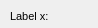
      <widget class="QWidget" name="page_52">
       <property name="geometry">
        <rect>
         <x>0</x>
         <y>0</y>
         <width>98</width>
         <height>28</height>
        </rect>
       </property>
       <attribute name="label">
        <string>Feature graphic design</string>
       </attribute>
       <widget class="QLineEdit" name="label_x">
        <property name="geometry">
         <rect>
          <x>110</x>
          <y>5</y>
          <width>160</width>
          <height>18</height>
         </rect>
        </property>
        <property name="text">
         <string/>
        </property>
       </widget>
       <widget class="QLineEdit" name="label_y">
        <property name="geometry">
         <rect>
          <x>110</x>
          <y>30</y>
          <width>160</width>
          <height>18</height>
         </rect>
        </property>
        <property name="text">
         <string/>
        </property>
       </widget>
       <widget class="QLineEdit" name="rotation">
        <property name="geometry">
         <rect>
          <x>410</x>
          <y>30</y>
          <width>160</width>
          <height>18</height>
         </rect>
        </property>
        <property name="text">
         <string/>
        </property>
       </widget>
       <widget class="QLineEdit" name="label_rotation">
        <property name="geometry">
         <rect>
          <x>110</x>
          <y>55</y>
          <width>160</width>
          <height>18</height>
         </rect>
        </property>
        <property name="text">
         <string/>
        </property>
       </widget>
       <widget class="QLabel" name="label_label_x">
        <property name="geometry">
         <rect>
          <x>10</x>
          <y>5</y>
          <width>90</width>
          <height>22</height>
         </rect>
        </property>
        <property name="font">
         <font>
          <pointsize>8</pointsize>
         </font>
        </property>
        <property name="frameShape">
         <enum>QFrame::NoFrame</enum>
        </property>
        <property name="frameShadow">
         <enum>QFrame::Plain</enum>
        </property>
        <property name="text">
         <string>Label x:</string>
        </property>
        <property name="textFormat">
         <enum>Qt::AutoText</enum>
        </property>
        <property name="scaledContents">
         <bool>false</bool>
        </property>
        <property name="alignment">
         <set>Qt::AlignLeading|Qt::AlignLeft|Qt::AlignVCenter</set>
        </property>
        <property name="margin">
         <number>3</number>
        </property>
       </widget>
       <widget class="QLabel" name="label_label_y">
        <property name="geometry">
         <rect>
          <x>10</x>
          <y>30</y>
          <width>90</width>
          <height>22</height>
         </rect>
        </property>
        <property name="font">
         <font>
          <pointsize>8</pointsize>
         </font>
        </property>
        <property name="frameShape">
         <enum>QFrame::NoFrame</enum>
        </property>
        <property name="frameShadow">
         <enum>QFrame::Plain</enum>
        </property>
        <property name="text">
         <string>Label y:</string>
        </property>
        <property name="textFormat">
         <enum>Qt::AutoText</enum>
        </property>
        <property name="scaledContents">
         <bool>false</bool>
        </property>
        <property name="alignment">
         <set>Qt::AlignLeading|Qt::AlignLeft|Qt::AlignVCenter</set>
        </property>
        <property name="margin">
         <number>3</number>
        </property>
       </widget>
       <widget class="QLabel" name="label_label_rotation">
        <property name="geometry">
         <rect>
          <x>10</x>
          <y>55</y>
          <width>90</width>
          <height>22</height>
         </rect>
        </property>
        <property name="font">
         <font>
          <pointsize>8</pointsize>
         </font>
        </property>
        <property name="frameShape">
         <enum>QFrame::NoFrame</enum>
        </property>
        <property name="frameShadow">
         <enum>QFrame::Plain</enum>
        </property>
        <property name="text">
         <string>Label rotation:</string>
        </property>
        <property name="textFormat">
         <enum>Qt::AutoText</enum>
        </property>
        <property name="scaledContents">
         <bool>false</bool>
        </property>
        <property name="alignment">
         <set>Qt::AlignLeading|Qt::AlignLeft|Qt::AlignVCenter</set>
        </property>
        <property name="margin">
         <number>3</number>
        </property>
       </widget>
       <widget class="QLabel" name="label_rotation">
        <property name="geometry">
         <rect>
          <x>310</x>
          <y>30</y>
          <width>90</width>
          <height>22</height>
         </rect>
        </property>
        <property name="font">
         <font>
          <pointsize>8</pointsize>
         </font>
        </property>
        <property name="frameShape">
         <enum>QFrame::NoFrame</enum>
        </property>
        <property name="frameShadow">
         <enum>QFrame::Plain</enum>
        </property>
        <property name="text">
         <string>Symbol rotation:</string>
        </property>
        <property name="textFormat">
         <enum>Qt::AutoText</enum>
        </property>
        <property name="scaledContents">
         <bool>false</bool>
        </property>
        <property name="alignment">
         <set>Qt::AlignLeading|Qt::AlignLeft|Qt::AlignVCenter</set>
        </property>
        <property name="margin">
         <number>3</number>
        </property>
       </widget>
       <widget class="QLineEdit" name="hemisphere">
        <property name="geometry">
         <rect>
          <x>410</x>
          <y>55</y>
          <width>160</width>
          <height>18</height>
         </rect>
        </property>
        <property name="text">
         <string/>
        </property>
       </widget>
       <widget class="QLabel" name="label_hemisphere">
        <property name="geometry">
         <rect>
          <x>310</x>
          <y>55</y>
          <width>90</width>
          <height>22</height>
         </rect>
        </property>
        <property name="font">
         <font>
          <pointsize>8</pointsize>
         </font>
        </property>
        <property name="frameShape">
         <enum>QFrame::NoFrame</enum>
        </property>
        <property name="frameShadow">
         <enum>QFrame::Plain</enum>
        </property>
        <property name="text">
         <string>Hemisphere:</string>
        </property>
        <property name="textFormat">
         <enum>Qt::AutoText</enum>
        </property>
        <property name="scaledContents">
         <bool>false</bool>
        </property>
        <property name="alignment">
         <set>Qt::AlignLeading|Qt::AlignLeft|Qt::AlignVCenter</set>
        </property>
        <property name="margin">
         <number>3</number>
        </property>
       </widget>
       <widget class="QLabel" name="label_svg">
        <property name="geometry">
         <rect>
          <x>310</x>
          <y>5</y>
          <width>90</width>
          <height>22</height>
         </rect>
        </property>
        <property name="font">
         <font>
          <pointsize>8</pointsize>
         </font>
        </property>
        <property name="frameShape">
         <enum>QFrame::NoFrame</enum>
        </property>
        <property name="frameShadow">
         <enum>QFrame::Plain</enum>
        </property>
        <property name="text">
         <string>Svg catalog:</string>
        </property>
        <property name="textFormat">
         <enum>Qt::AutoText</enum>
        </property>
        <property name="scaledContents">
         <bool>false</bool>
        </property>
        <property name="alignment">
         <set>Qt::AlignLeading|Qt::AlignLeft|Qt::AlignVCenter</set>
        </property>
        <property name="margin">
         <number>3</number>
        </property>
       </widget>
       <widget class="QLineEdit" name="svg">
        <property name="geometry">
         <rect>
          <x>410</x>
          <y>5</y>
          <width>160</width>
          <height>18</height>
         </rect>
        </property>
        <property name="text">
         <string/>
        </property>
       </widget>
      </widget>
